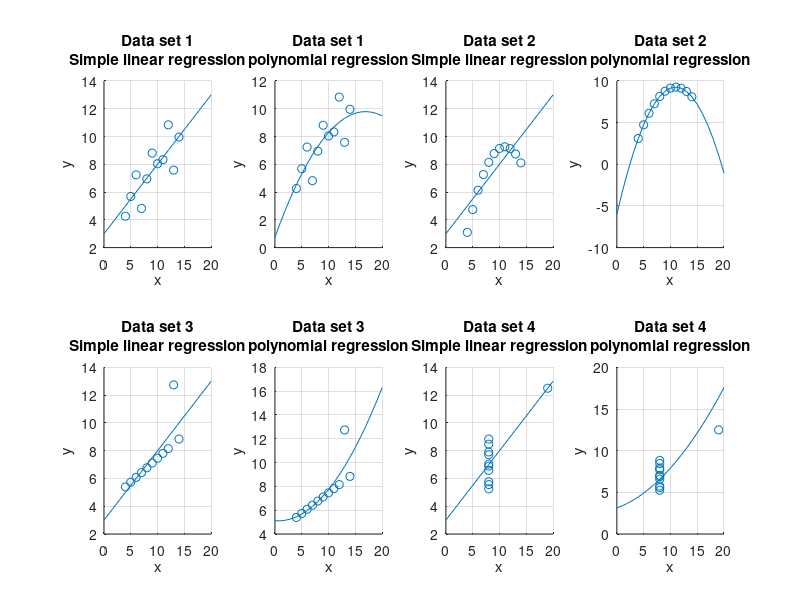
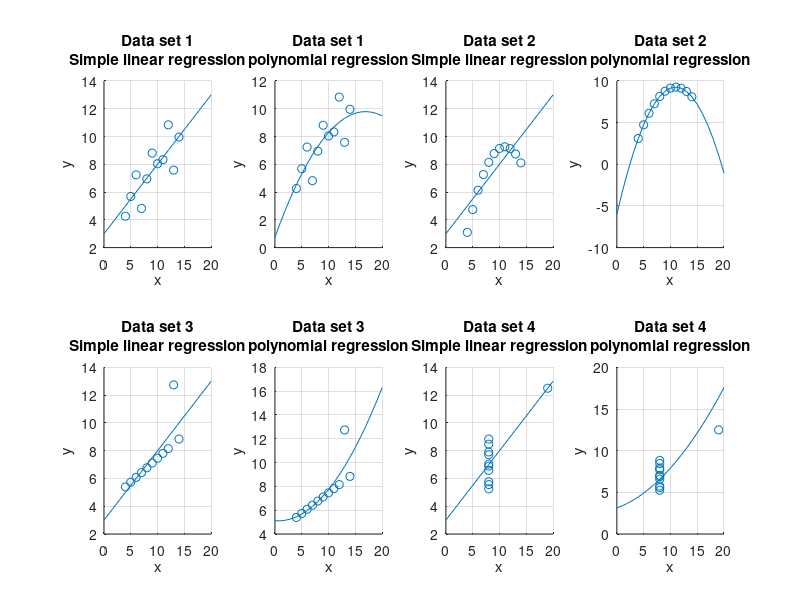

These charts were generated, in order, by the following MATLAB code:
clear all
close all
clc
load AnscombeQuartet.mat
xhat_1=zeros(2,4);
xhat_2=zeros(3,4);
yhat_1=zeros(11,4);
yhat_2=zeros(11,4);
r1=11-2;
r2=11-3;
for i=1:4
    i
A=ones(11,1);
A(:,2)=data(:,2*i-1)
N=A'*A
inv(N)
xhat=inv(N)*A'*data(:,2*i)
yhat=A*xhat
ehat=data(:,2*i)-yhat
xhat_1(:,i)=xhat;
yhat_1(:,i)=yhat;
ehat_1(:,i)=ehat;
sumehat_1(i)=ehat'*ehat
nsumehat_1(i)=ehat'*ehat/r1
p=0:20;
y_1=xhat_1(2,i)*p+xhat_1(1,i);
subplot(2,4,2*i-1)
scatter(data(:,2*i-1),data(:,2*i));hold on
plot(p,y_1)
xlabel('x'); ylabel('y');
title({['Data set ',num2str(i)],['Simple linear regression']})
grid on

A(:,3)=data(:,2*i-1).^2
N=A'*A
inv(N)
xhat=inv(N)*A'*data(:,2*i)
yhat=A*xhat
ehat=data(:,2*i)-yhat
xhat_2(:,i)=xhat;
yhat_2(:,i)=yhat;
ehat_2(:,i)=ehat;
sumehat_2(i)=ehat'*ehat
nsumehat_2(i)=ehat'*ehat/r2
y_2=xhat_2(1,i)+xhat_2(2,i)*p+xhat_2(3,i)*p.^2;
subplot(2,4,2*i)
scatter(data(:,2*i-1),data(:,2*i));hold on
plot(p,y_2)
xlabel('x'); ylabel('y');
title({['Data set ',num2str(i)],['polynomial regression']})
grid on
end
print('-depsc2', 'figure.eps');
print('-dpng', '-r800', 'figure.png')

